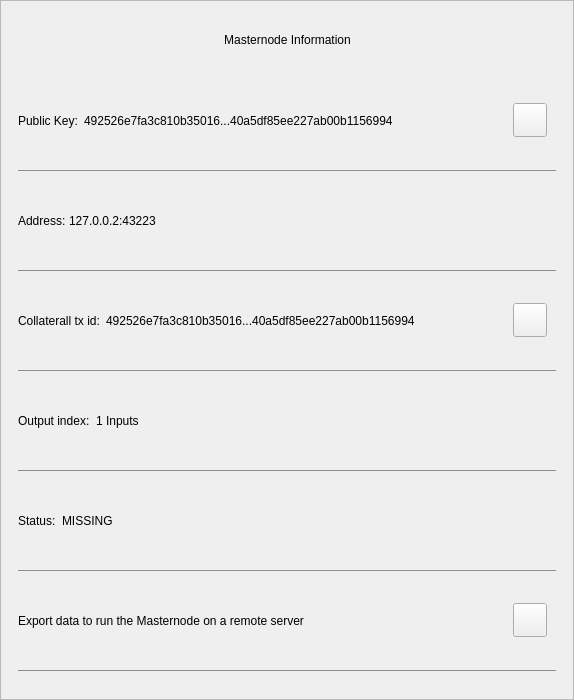
<?xml version="1.0" encoding="UTF-8"?>
<ui version="4.0">
 <class>MnInfoDialog</class>
 <widget class="QWidget" name="MnInfoDialog">
  <property name="geometry">
   <rect>
    <x>0</x>
    <y>0</y>
    <width>574</width>
    <height>700</height>
   </rect>
  </property>
  <property name="minimumSize">
   <size>
    <width>574</width>
    <height>530</height>
   </size>
  </property>
  <property name="windowTitle">
   <string>Form</string>
  </property>
  <property name="styleSheet">
   <string notr="true"/>
  </property>
  <layout class="QVBoxLayout" name="verticalLayout_3">
   <property name="spacing">
    <number>0</number>
   </property>
   <property name="leftMargin">
    <number>0</number>
   </property>
   <property name="topMargin">
    <number>0</number>
   </property>
   <property name="rightMargin">
    <number>0</number>
   </property>
   <property name="bottomMargin">
    <number>0</number>
   </property>
   <item>
    <widget class="QFrame" name="frame">
     <property name="styleSheet">
      <string notr="true"/>
     </property>
     <property name="frameShape">
      <enum>QFrame::StyledPanel</enum>
     </property>
     <property name="frameShadow">
      <enum>QFrame::Raised</enum>
     </property>
     <layout class="QVBoxLayout" name="verticalLayout">
      <property name="leftMargin">
       <number>0</number>
      </property>
      <property name="rightMargin">
       <number>0</number>
      </property>
      <item>
       <layout class="QHBoxLayout" name="horizontalLayout_3">
        <property name="spacing">
         <number>0</number>
        </property>
        <property name="leftMargin">
         <number>20</number>
        </property>
        <property name="topMargin">
         <number>10</number>
        </property>
        <property name="rightMargin">
         <number>20</number>
        </property>
        <item>
         <spacer name="horizontalSpacer_2">
          <property name="orientation">
           <enum>Qt::Horizontal</enum>
          </property>
          <property name="sizeHint" stdset="0">
           <size>
            <width>40</width>
            <height>20</height>
           </size>
          </property>
         </spacer>
        </item>
        <item>
         <widget class="QLabel" name="labelTitle">
          <property name="minimumSize">
           <size>
            <width>0</width>
            <height>40</height>
           </size>
          </property>
          <property name="maximumSize">
           <size>
            <width>16777215</width>
            <height>40</height>
           </size>
          </property>
          <property name="styleSheet">
           <string notr="true">padding-left:24px;</string>
          </property>
          <property name="text">
           <string>Masternode Information</string>
          </property>
          <property name="alignment">
           <set>Qt::AlignCenter</set>
          </property>
          <property name="margin">
           <number>7</number>
          </property>
         </widget>
        </item>
        <item>
         <spacer name="horizontalSpacer">
          <property name="orientation">
           <enum>Qt::Horizontal</enum>
          </property>
          <property name="sizeHint" stdset="0">
           <size>
            <width>40</width>
            <height>20</height>
           </size>
          </property>
         </spacer>
        </item>
        <item>
         <widget class="QPushButton" name="btnEsc">
          <property name="minimumSize">
           <size>
            <width>24</width>
            <height>24</height>
           </size>
          </property>
          <property name="maximumSize">
           <size>
            <width>24</width>
            <height>24</height>
           </size>
          </property>
          <property name="styleSheet">
           <string notr="true">border:none;</string>
          </property>
          <property name="text">
           <string/>
          </property>
         </widget>
        </item>
       </layout>
      </item>
      <item>
       <spacer name="verticalSpacer">
        <property name="orientation">
         <enum>Qt::Vertical</enum>
        </property>
        <property name="sizeType">
         <enum>QSizePolicy::Fixed</enum>
        </property>
        <property name="sizeHint" stdset="0">
         <size>
          <width>20</width>
          <height>10</height>
         </size>
        </property>
       </spacer>
      </item>
      <item>
       <widget class="QWidget" name="layoutScroll" native="true">
        <property name="minimumSize">
         <size>
          <width>0</width>
          <height>0</height>
         </size>
        </property>
        <layout class="QVBoxLayout" name="verticalLayout_4">
         <property name="leftMargin">
          <number>0</number>
         </property>
         <property name="topMargin">
          <number>0</number>
         </property>
         <property name="rightMargin">
          <number>0</number>
         </property>
         <item>
          <widget class="QScrollArea" name="scrollArea">
           <property name="styleSheet">
            <string notr="true">#scrollArea {
background:transparent;
}</string>
           </property>
           <property name="horizontalScrollBarPolicy">
            <enum>Qt::ScrollBarAlwaysOff</enum>
           </property>
           <property name="sizeAdjustPolicy">
            <enum>QAbstractScrollArea::AdjustIgnored</enum>
           </property>
           <property name="widgetResizable">
            <bool>true</bool>
           </property>
           <property name="alignment">
            <set>Qt::AlignLeading|Qt::AlignLeft|Qt::AlignTop</set>
           </property>
           <widget class="QWidget" name="scrollAreaWidgetContents">
            <property name="geometry">
             <rect>
              <x>0</x>
              <y>0</y>
              <width>570</width>
              <height>596</height>
             </rect>
            </property>
            <property name="autoFillBackground">
             <bool>false</bool>
            </property>
            <property name="styleSheet">
             <string notr="true">#scrollAreaWidgetContents {
background:transparent;
}</string>
            </property>
            <layout class="QVBoxLayout" name="verticalLayout_7">
             <property name="spacing">
              <number>0</number>
             </property>
             <property name="sizeConstraint">
              <enum>QLayout::SetDefaultConstraint</enum>
             </property>
             <property name="leftMargin">
              <number>0</number>
             </property>
             <property name="topMargin">
              <number>0</number>
             </property>
             <property name="rightMargin">
              <number>0</number>
             </property>
             <property name="bottomMargin">
              <number>0</number>
             </property>
             <item>
              <widget class="QWidget" name="content" native="true">
               <layout class="QVBoxLayout" name="verticalLayout_2">
                <property name="leftMargin">
                 <number>16</number>
                </property>
                <property name="topMargin">
                 <number>0</number>
                </property>
                <property name="rightMargin">
                 <number>16</number>
                </property>
                <item>
                 <widget class="QWidget" name="contentID" native="true">
                  <layout class="QHBoxLayout" name="horizontalLayout_12" stretch="0,1,0">
                   <property name="leftMargin">
                    <number>0</number>
                   </property>
                   <item>
                    <widget class="QLabel" name="labelId">
                     <property name="maximumSize">
                      <size>
                       <width>16777215</width>
                       <height>16777215</height>
                      </size>
                     </property>
                     <property name="text">
                      <string>Public Key:</string>
                     </property>
                    </widget>
                   </item>
                   <item>
                    <widget class="QLabel" name="textId">
                     <property name="text">
                      <string>492526e7fa3c810b35016...40a5df85ee227ab00b1156994</string>
                     </property>
                    </widget>
                   </item>
                   <item>
                    <widget class="QPushButton" name="pushCopy">
                     <property name="minimumSize">
                      <size>
                       <width>34</width>
                       <height>34</height>
                      </size>
                     </property>
                     <property name="maximumSize">
                      <size>
                       <width>34</width>
                       <height>34</height>
                      </size>
                     </property>
                     <property name="focusPolicy">
                      <enum>Qt::NoFocus</enum>
                     </property>
                     <property name="text">
                      <string/>
                     </property>
                     <property name="iconSize">
                      <size>
                       <width>24</width>
                       <height>24</height>
                      </size>
                     </property>
                    </widget>
                   </item>
                  </layout>
                 </widget>
                </item>
                <item>
                 <widget class="QLabel" name="labelDivider9">
                  <property name="maximumSize">
                   <size>
                    <width>16777215</width>
                    <height>1</height>
                   </size>
                  </property>
                  <property name="styleSheet">
                   <string notr="true">background-color:#908c96;</string>
                  </property>
                  <property name="text">
                   <string/>
                  </property>
                 </widget>
                </item>
                <item>
                 <widget class="QWidget" name="contentOutputs" native="true">
                  <layout class="QHBoxLayout" name="horizontalLayout_11" stretch="0,3">
                   <property name="spacing">
                    <number>0</number>
                   </property>
                   <property name="leftMargin">
                    <number>0</number>
                   </property>
                   <property name="rightMargin">
                    <number>12</number>
                   </property>
                   <item>
                    <widget class="QLabel" name="labelSend">
                     <property name="maximumSize">
                      <size>
                       <width>16777215</width>
                       <height>16777215</height>
                      </size>
                     </property>
                     <property name="text">
                      <string>Address: </string>
                     </property>
                    </widget>
                   </item>
                   <item>
                    <widget class="QLabel" name="textAddress">
                     <property name="text">
                      <string>127.0.0.2:43223</string>
                     </property>
                    </widget>
                   </item>
                  </layout>
                 </widget>
                </item>
                <item>
                 <widget class="QLabel" name="labelDivider8">
                  <property name="maximumSize">
                   <size>
                    <width>16777215</width>
                    <height>1</height>
                   </size>
                  </property>
                  <property name="styleSheet">
                   <string notr="true">background-color:#908c96;</string>
                  </property>
                  <property name="text">
                   <string/>
                  </property>
                 </widget>
                </item>
                <item>
                 <widget class="QWidget" name="contentAmount" native="true">
                  <layout class="QHBoxLayout" name="horizontalLayout_4" stretch="0,1,0">
                   <property name="leftMargin">
                    <number>0</number>
                   </property>
                   <item>
                    <widget class="QLabel" name="labelAmount">
                     <property name="maximumSize">
                      <size>
                       <width>16777215</width>
                       <height>16777215</height>
                      </size>
                     </property>
                     <property name="text">
                      <string>Collaterall tx id:</string>
                     </property>
                    </widget>
                   </item>
                   <item>
                    <widget class="QLabel" name="textAmount">
                     <property name="text">
                      <string>492526e7fa3c810b35016...40a5df85ee227ab00b1156994</string>
                     </property>
                    </widget>
                   </item>
                   <item>
                    <widget class="QPushButton" name="pushCopyId">
                     <property name="minimumSize">
                      <size>
                       <width>34</width>
                       <height>34</height>
                      </size>
                     </property>
                     <property name="maximumSize">
                      <size>
                       <width>34</width>
                       <height>34</height>
                      </size>
                     </property>
                     <property name="focusPolicy">
                      <enum>Qt::NoFocus</enum>
                     </property>
                     <property name="text">
                      <string/>
                     </property>
                    </widget>
                   </item>
                  </layout>
                 </widget>
                </item>
                <item>
                 <widget class="QLabel" name="labelDivider6">
                  <property name="maximumSize">
                   <size>
                    <width>16777215</width>
                    <height>1</height>
                   </size>
                  </property>
                  <property name="styleSheet">
                   <string notr="true">background-color:#908c96;</string>
                  </property>
                  <property name="text">
                   <string/>
                  </property>
                 </widget>
                </item>
                <item>
                 <widget class="QWidget" name="contentInputs" native="true">
                  <layout class="QHBoxLayout" name="horizontalLayout" stretch="0,2">
                   <property name="leftMargin">
                    <number>0</number>
                   </property>
                   <property name="rightMargin">
                    <number>12</number>
                   </property>
                   <item>
                    <widget class="QLabel" name="labelInputs">
                     <property name="sizePolicy">
                      <sizepolicy hsizetype="Minimum" vsizetype="Preferred">
                       <horstretch>0</horstretch>
                       <verstretch>0</verstretch>
                      </sizepolicy>
                     </property>
                     <property name="maximumSize">
                      <size>
                       <width>16777215</width>
                       <height>16777215</height>
                      </size>
                     </property>
                     <property name="text">
                      <string>Output index:</string>
                     </property>
                    </widget>
                   </item>
                   <item>
                    <widget class="QLabel" name="textInputs">
                     <property name="text">
                      <string>1 Inputs</string>
                     </property>
                    </widget>
                   </item>
                  </layout>
                 </widget>
                </item>
                <item>
                 <widget class="QLabel" name="labelDivider1">
                  <property name="maximumSize">
                   <size>
                    <width>16777215</width>
                    <height>1</height>
                   </size>
                  </property>
                  <property name="styleSheet">
                   <string notr="true">background-color:#908c96;</string>
                  </property>
                  <property name="text">
                   <string/>
                  </property>
                 </widget>
                </item>
                <item>
                 <widget class="QWidget" name="contentFee" native="true">
                  <layout class="QHBoxLayout" name="horizontalLayout_7" stretch="0,1">
                   <property name="leftMargin">
                    <number>0</number>
                   </property>
                   <item>
                    <widget class="QLabel" name="labelFee">
                     <property name="maximumSize">
                      <size>
                       <width>16777215</width>
                       <height>16777215</height>
                      </size>
                     </property>
                     <property name="text">
                      <string>Status:</string>
                     </property>
                    </widget>
                   </item>
                   <item>
                    <widget class="QLabel" name="textStatus">
                     <property name="text">
                      <string>MISSING</string>
                     </property>
                    </widget>
                   </item>
                  </layout>
                 </widget>
                </item>
                <item>
                 <widget class="QLabel" name="labelDivider4">
                  <property name="maximumSize">
                   <size>
                    <width>16777215</width>
                    <height>1</height>
                   </size>
                  </property>
                  <property name="styleSheet">
                   <string notr="true">background-color:#908c96;</string>
                  </property>
                  <property name="text">
                   <string/>
                  </property>
                 </widget>
                </item>
                <item>
                 <widget class="QWidget" name="contentExport" native="true">
                  <layout class="QHBoxLayout" name="horizontalLayout_8" stretch="3,0">
                   <property name="leftMargin">
                    <number>0</number>
                   </property>
                   <item>
                    <widget class="QLabel" name="textExport">
                     <property name="styleSheet">
                      <string notr="true">padding-top:1px;</string>
                     </property>
                     <property name="lineWidth">
                      <number>0</number>
                     </property>
                     <property name="text">
                      <string>Export data to run the Masternode on a remote server</string>
                     </property>
                     <property name="wordWrap">
                      <bool>true</bool>
                     </property>
                     <property name="indent">
                      <number>0</number>
                     </property>
                    </widget>
                   </item>
                   <item>
                    <widget class="QPushButton" name="pushExport">
                     <property name="minimumSize">
                      <size>
                       <width>34</width>
                       <height>34</height>
                      </size>
                     </property>
                     <property name="maximumSize">
                      <size>
                       <width>34</width>
                       <height>34</height>
                      </size>
                     </property>
                     <property name="focusPolicy">
                      <enum>Qt::NoFocus</enum>
                     </property>
                     <property name="text">
                      <string/>
                     </property>
                    </widget>
                   </item>
                  </layout>
                 </widget>
                </item>
                <item>
                 <widget class="QLabel" name="labelDivider7">
                  <property name="maximumSize">
                   <size>
                    <width>16777215</width>
                    <height>1</height>
                   </size>
                  </property>
                  <property name="styleSheet">
                   <string notr="true">background-color:#908c96;</string>
                  </property>
                  <property name="text">
                   <string/>
                  </property>
                 </widget>
                </item>
               </layout>
              </widget>
             </item>
            </layout>
           </widget>
          </widget>
         </item>
        </layout>
       </widget>
      </item>
     </layout>
    </widget>
   </item>
  </layout>
 </widget>
 <resources/>
 <connections/>
</ui>
